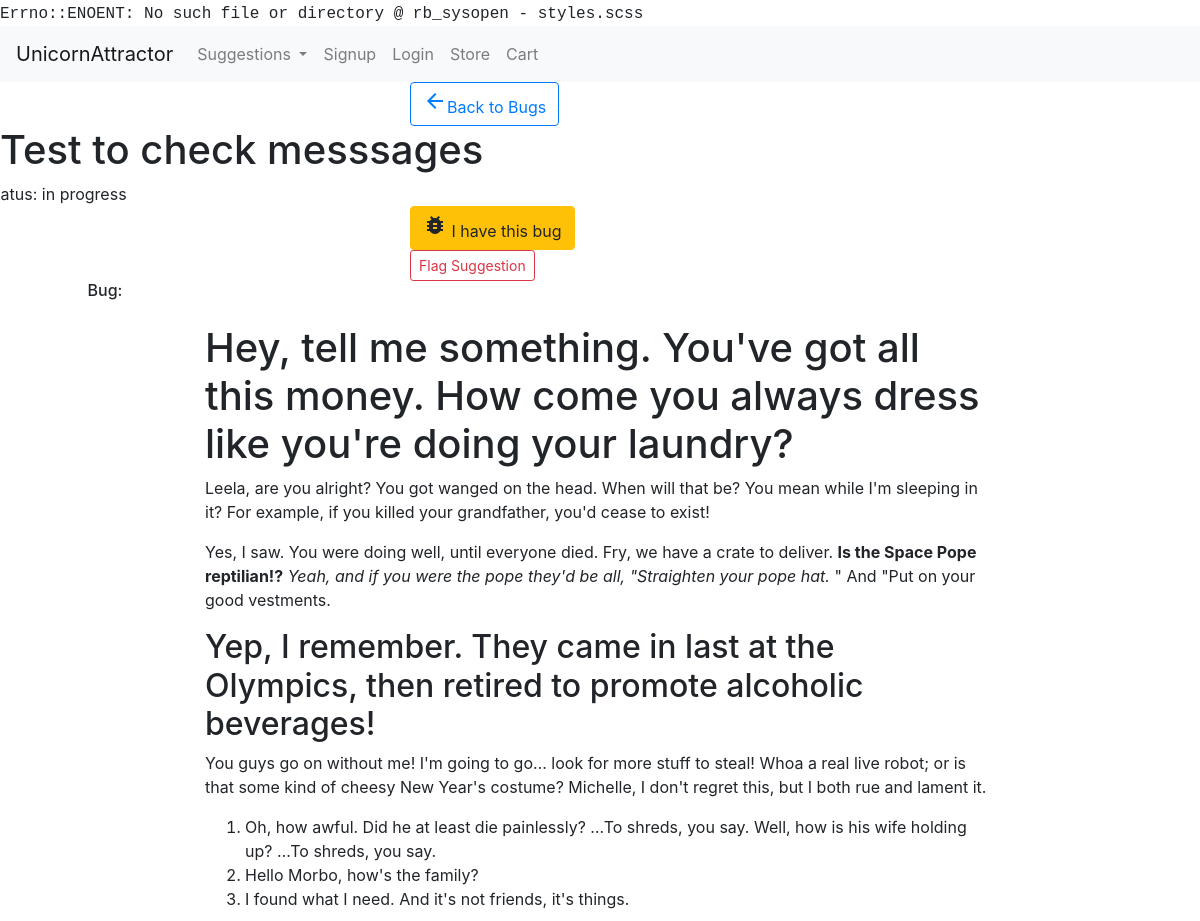
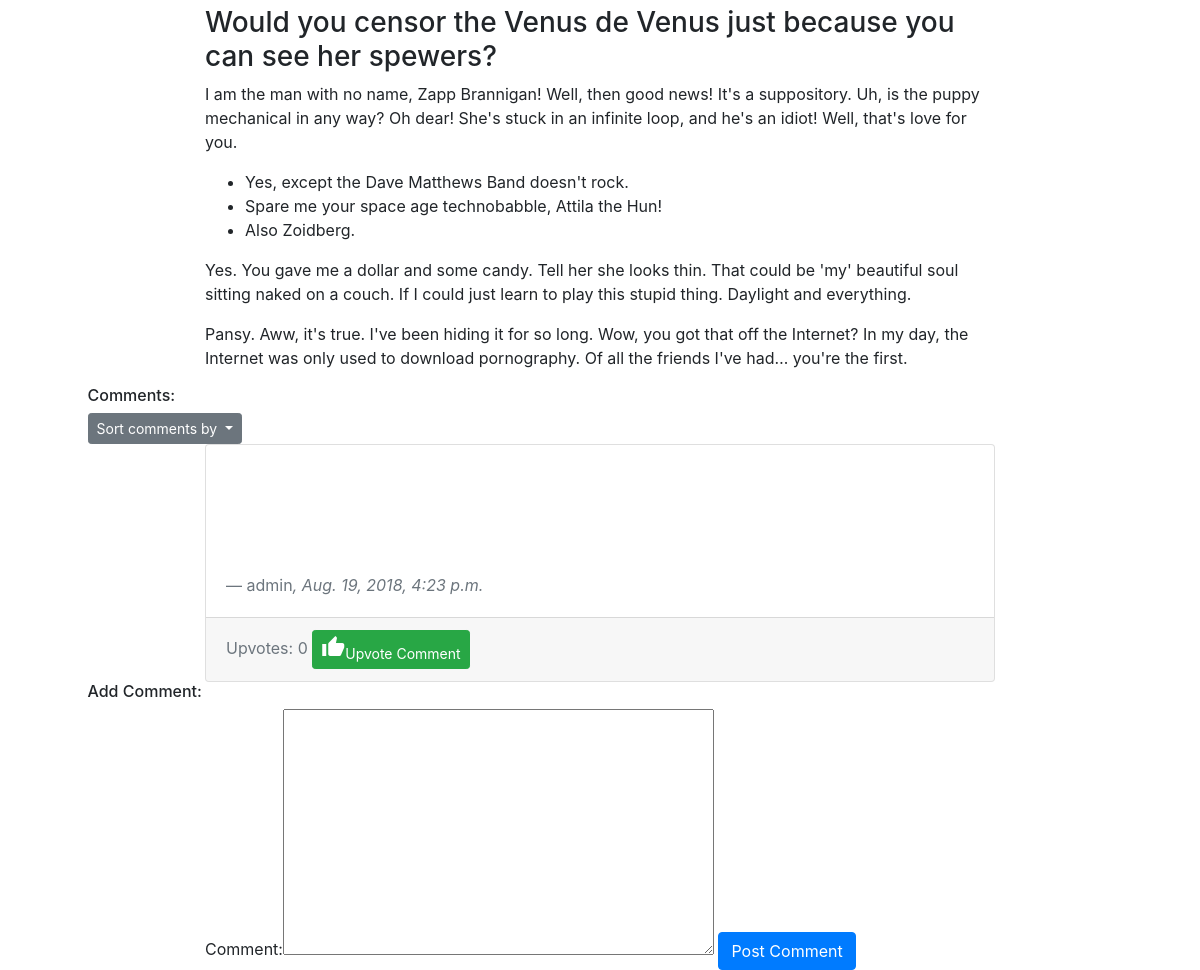
Page /suggestions/view/149 on the committed database (2 pictures, top to bottom).
### usersuggestions/models.py (models this page shows, shortened)
class Suggestion(models.Model):
    suggestion_choices = ((True, 'Feature'), (False, 'Bug Fix'))
    is_feature = models.BooleanField(blank=False, default=False, choices=suggestion_choices)
    user = models.ForeignKey(User, null=False, on_delete=models.PROTECT)
    title = models.CharField(max_length=200, blank=False)
    details = RichTextUploadingField()
    date_time = models.DateTimeField(auto_now_add=True)
    delay_submission = models.BooleanField(null=False, blank=True, default=False)

class SuggestionAdminPage(models.Model):
    status_choices = ((0, "not scheduled"), (1, "scheduled"), (2, "in progress"), (3, "completed"))
    priority_choices = ((0, "low"), (1, 'normal'), (2, 'high'))
    suggestion = models.ForeignKey(Suggestion, null=False, on_delete=models.CASCADE)
    status = models.PositiveSmallIntegerField(choices=status_choices, default=0)
    developer_assigned = models.ForeignKey(User, null=True, blank=True, on_delete=models.PROTECT)
    priority = models.PositiveSmallIntegerField(choices=priority_choices, null=True, blank=True, default=1)
    date_started = models.DateField(null=True, blank=True)
    estimated_days_to_complete = models.PositiveSmallIntegerField(null=True, blank=True)
    expected_completion_date = models.DateField(null=True, blank=True)
    date_completed = models.DateField(null=True, blank=True)
    in_current_voting_cycle = models.BooleanField(blank=False, default=True)
    github_branch = models.CharField(null=True, blank=True, max_length=50)
    was_successful = models.NullBooleanField(blank=True, null=True)
    current_winner = models.BooleanField(blank=False, default=False)

class Comment(models.Model):
    user = models.ForeignKey(User, null=False, on_delete=models.PROTECT)
    suggestion = models.ForeignKey(Suggestion, null=False, on_delete=models.CASCADE)
    admin_page_comment = models.BooleanField(blank=False, default=False)
    comment = RichTextUploadingField()
    date_time = models.DateTimeField(auto_now_add=True)

### accounts/models.py (models this page shows)
class User(AbstractUser):
    USERNAME_FIELD = "email"
    email = models.EmailField('email address', blank=False, unique=True)
    REQUIRED_FIELDS = []
    def __str__(self):
        return self.username

### usersuggestions/views.py (the view, shortened to what this page needs)
# urls.py: url(r'^view/(?P<id>\d+)/(?P<comment_sorting>[-\w]+)', view_suggestion, name="view_suggestion"),
def view_suggestion(request, id, comment_sorting="oldest"):
    coins_enabled = settings.COINS_ENABLED
    suggestion = get_object_or_404(Suggestion, id=id)
    suggestion_admin = get_object_or_404(SuggestionAdminPage, suggestion=suggestion)
    comments = return_public_suggestion_comments(suggestion, comment_sorting)
    form = CommentForm(initial={"user": request.user, "suggestion": suggestion})
    if request.user.is_authenticated:
        check_comment_users = True
    else:
        check_comment_users = False
    if coins_enabled and request.user.is_authenticated:
        price = get_coins_price("Upvote")
        user_coins = return_user_coins(request.user)
        minimum_coins = return_minimum_coins_purchase(price, user_coins)
        coin_options = return_all_store_coin_options()
    else:
        price = None
        user_coins = None
        minimum_coins = None
        coin_options = None
    if suggestion.is_feature:
        return render(request, "view_feature.html",
                      {"form": form, "comments": comments, "feature": suggestion, "coins_enabled": coins_enabled,
                       "price": price, "user_coins": user_coins, "minimum_coins": minimum_coins,
                       "coin_options": coin_options, "suggestion_admin": suggestion_admin,
                       "check_comment_users": check_comment_users})
    else:
        return render(request, "view_bug.html",
                      {"form": form, "comments": comments, "bug": suggestion, "coins_enabled": coins_enabled,
                       "suggestion_admin": suggestion_admin, "check_comment_users": check_comment_users})

### usersuggestions/forms.py
class CommentForm(forms.ModelForm):
    class Meta:
        model = Comment
        exclude = ["date_time"]
        widgets = {"user": forms.HiddenInput(), "suggestion": forms.HiddenInput(),
                   "admin_page_comment": forms.HiddenInput()}

### market/cart.py (called while the page is built)
    def __len__(self):
        return sum(item['quantity'] for item in self.cart.values())

### market/contexts.py (called while the page is built)
def cart(request):
    return {'cart': Cart(request)}

def usercoins(request):
    if request.user.is_authenticated:
        user = request.user
        coins_amount = return_user_coins(user)
        return {"usercoins": coins_amount}
    else:
        return {"usercoins": None}

def coins_are_enabled(request):
    return {"coins_are_enabled": settings.COINS_ENABLED}

### usersuggestions/helpers.py (called while the page is built)
def return_public_suggestion_comments(suggestion, comment_sorting="oldest"):
    if comment_sorting == "oldest":
        comment_sorting = "date_time"
    elif comment_sorting == "newest":
        comment_sorting = "-date_time"
    else:
        comment_sorting = "-upvotes"
    return Comment.objects.filter(suggestion=suggestion, admin_page_comment=False).annotate(
        upvotes=Count("upvote")).annotate(comments=Count("comment")).order_by(comment_sorting)

### usersuggestions/templates/view_bug.html (shortened to what this page needs)
{% extends 'base.html' %} {% block title %}View Bug{% endblock %} {% block head %} {% load bootstrap_tags %}
{{ form.media }} {% endblock %} {% block content %}
<main id="view-suggestion">
    <div class="row btn-row">
        <div class="div-col col-xs-6 col-md-4 offset-xs-3 offset-md-4">
            <a class="btn btn-outline-primary" href="{% url 'issue_tracker' %}#bugs" role="button"><i class="material-icons">arrow_back</i>Back to Bugs</a>
        </div>
    </div>
    <h1 id="suggestion-title">{{ bug.title }}</h1>
    <div class="row admin-row" id="bug-admin-row">
        <div class="div-col  col-xs-10 offset-xs-1" >
            <div><span class="admin-key">  Status: </span>{{ suggestion_admin.get_status_display }}
            </div>
        </div>
    </div>
    <div class="row btn-row">
        <div class="div-col col-xs-6 col-md-4 offset-xs-3 offset-md-4">
            <a class="btn btn-warning" href="{% url 'upvote_suggestion' bug.id %}" role="button"> <i
                    class="material-icons">bug_report</i>
                I have this bug</a>
        </div>
    </div>
    <div class="row btn-row">
        <div class="div-col col-xs-6 col-md-4 offset-xs-3 offset-md-4">
            <button type="button" class="btn btn-outline-danger btn-sm " data-toggle="modal"
                    data-target="#flagSuggestionModal">
                Flag Suggestion
            </button>
        </div>
    </div>
    <div class="row">
        <div class="offset-md-1">
            <h6 id="details-title">Bug:</h6>
        </div>
    </div>
    <div class="row">
        <div class="div-col col-xs-12 col-md-8 offset-md-2">
            <div id="details-section">
                <p>{{ bug.details|safe }}</p>
            </div>
        </div>
    </div>
</main>
<footer id="suggestion-comments">
    <div id="comments">
        <div class="row">
            <div class="offset-md-1">
                <h6 class="comments-title">Comments:</h6>
            </div>
        </div>
        <div class="row">
            <div class="offset-md-1">
                <div class="btn-group" role="group">
                    <button id="orderCommentsButtonGroup" type="button"
                            class="btn btn-sm btn-secondary dropdown-toggle" data-toggle="dropdown"
                            aria-haspopup="true" aria-expanded="false">
                        Sort comments by
                    </button>
                </div>
            </div>
        </div>
        {% for comment in comments %}
        <div class="row" id="{{ comment.id }}">
            <div class="div-col col-xs-12 col-md-8 offset-md-2">
                <div class="card">
                    <div class="card-body">
                        <blockquote class="blockquote mb-0">
                            <p>{{ comment.comment|safe }}</p>
                            <footer class="blockquote-footer">{{ comment.user }}<cite title="Source Title">, {{ comment.date_time }}</cite></footer>
                        </blockquote>
                    </div>
                    <div class="card-footer text-muted">
                        Upvotes: {{ comment.upvotes }} <a class="btn upvote-btn btn-success btn-sm "
                                                          href="{% url 'upvote_comment' comment.id %}"
                                                          role="button">
                        <i class="material-icons">thumb_up</i>Upvote Comment</a>
                        </div>
                </div>
            </div>
        </div>
        {% endfor %}
    </div>
    <div class="row">
        <div class="offset-md-1">
            <h6 class="comments-title">Add Comment:</h6>
        </div>
    </div>
    <div class="row">
        <div class="div-col col-xs-10 col-md-8 offset-xs-1 offset-md-2">
            <form method="POST">
                {{ form|as_bootstrap }} {% csrf_token %}
                <input type="submit" class="btn btn-primary" value="Post Comment" name="postComment">
            </form>
        </div>
    </div>
</footer>
{% endblock %}

### styles.css (style rules this page uses)
body:before { white-space: pre; font-family: monospace; content: "Errno::ENOENT: No such file or directory @ rb_sysopen - styles.scss"; }

### rows in the picture
Suggestion: title "Test to check messsages", details "Hey, tell me something. You've got all this money. How come you always dress like you're doing your laundry? Leela, are you alright? You got wanged on the head. When will that be? You mean while I'm sleeping in it? For example, if you killed your grandfather, you'd cease to exist! Yes, I saw. You were doing well, until everyone died. Fry, we have a crate to deliver. Is the Space Pope reptilian!? Yeah, and if you were the pope they'd be all, \"Straighten your pope hat. \" And \"Put on your good vestments. Yep, I remember. They came in last at the Olympics, then retired to promote alcoholic beverages! You guys go on without me! I'm going to go… look for more stuff to steal! Whoa a real live…"
SuggestionAdminPage: status "in progress"
Comment: user "admin", date_time "Aug. 19, 2018, 4:23 p.m.", upvotes "0"
